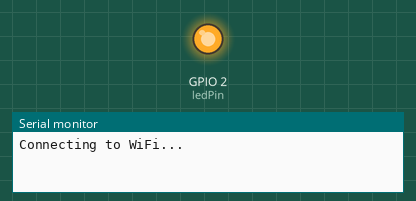
Bench run of a sketch on a simulated ESP8266 (NodeMCU). Shown: output pins drawn as LEDs (lit = HIGH), the last lines printed to the serial monitor. WiFi joins after 1.5 s; servers stay silent unless stated.

Above: at 0.6 s.
At 2.1 s:
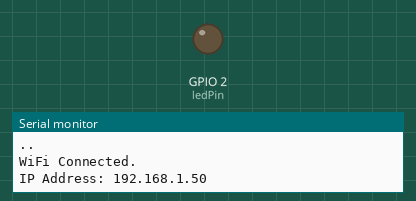
Timing chart, 0 to 3.6 s (numbered marks = the images above):
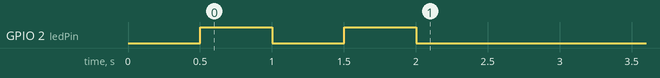

The sketch:

1WifiConnection.ino
```cpp
#include <ESP8266WiFi.h>

const int ledPin = LED_BUILTIN;  // LED pin (builtin LED on ESP8266)

const char* ssid = "MYHDSB";     // Replace with your WiFi network name

void setup_wifi() {
  pinMode(ledPin, OUTPUT);
  digitalWrite(ledPin, HIGH);  // Turn LED off initially

  Serial.println("Connecting to WiFi...");
  WiFi.begin(ssid);

  while (WiFi.status() != WL_CONNECTED) {
    digitalWrite(ledPin, LOW);  // Turn LED ON
    delay(500);
    digitalWrite(ledPin, HIGH);  // Turn LED OFF
    delay(500);
    Serial.print(".");
  }

  digitalWrite(ledPin, LOW);  // Keep LED ON when connected
  Serial.println("\nWiFi Connected.");
  Serial.print("IP Address: ");
  Serial.println(WiFi.localIP());
}

void setup() {
  Serial.begin(115200);
  setup_wifi();
}

void loop() {
  // Loop code goes here
  // You can add any functionality as needed
}
```
